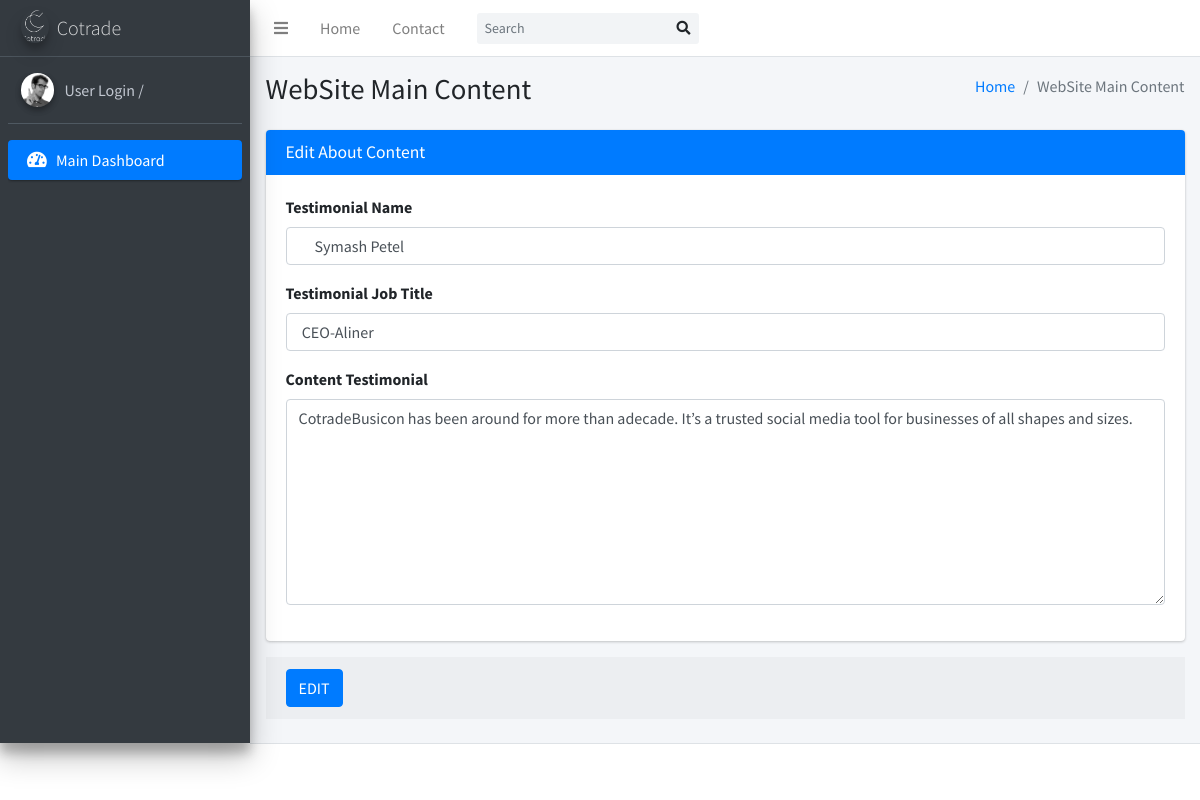
Screenshot of /aktech/admin/pages/forms/editTestimonial.php?id_areaEdit=4 with the database file from the repository.
### tables this page shows
CREATE TABLE `testimonial` (
  `id` int(11) NOT NULL,
  `Testimonialname` varchar(50) NOT NULL,
  `Testimoniatestpostion` varchar(50) NOT NULL,
  `Testimonialcontent` varchar(500) NOT NULL
);

### aktech/admin/pages/forms/editTestimonial.php (the view, shortened to what this page needs)
<?php
  include("../../conn.php");
?>
<!DOCTYPE html>
<html>
<head>
  <link rel="stylesheet" href="../../plugins/fontawesome-free/css/all.min.css">
  <link rel="stylesheet" href="https://code.ionicframework.com/ionicons/2.0.1/css/ionicons.min.css">
  <link rel="stylesheet" href="../../dist/css/adminlte.min.css">
</head>
<body class="hold-transition sidebar-mini">
<div class="wrapper">
  <nav class="main-header navbar navbar-expand navbar-white navbar-light">
    <ul class="navbar-nav">
      <li class="nav-item">
        <a class="nav-link" data-widget="pushmenu" href="#"><i class="fas fa-bars"></i></a>
      </li>
      <li class="nav-item d-none d-sm-inline-block">
        <a href="../../index3.html" class="nav-link">Home</a>
      </li>
      <li class="nav-item d-none d-sm-inline-block">
        <a href="#" class="nav-link">Contact</a>
      </li>
    </ul>
    <form class="form-inline ml-3">
      <div class="input-group input-group-sm">
        <input class="form-control form-control-navbar" type="search" placeholder="Search" aria-label="Search">
        <div class="input-group-append">
          <button class="btn btn-navbar" type="submit">
            <i class="fas fa-search"></i>
          </button>
        </div>
      </div>
    </form>
  </nav>
<aside class="main-sidebar sidebar-dark-primary elevation-4">
    <a href="index3.html" class="brand-link">
      <img src="../../dist/img/AdminLTELogo.png" alt="AdminLTE Logo" class="brand-image img-circle elevation-3"
           style="opacity: .8">
      <span class="brand-text font-weight-light">Cotrade</span>
    </a>
    <div class="sidebar">
      <div class="user-panel mt-3 pb-3 mb-3 d-flex">
        <div class="image">
          <img src="../../dist/img/user2-160x160.jpg" class="img-circle elevation-2" alt="User Image">
        </div>
        <div class="info">
          <a href="#" class="d-block">User Login / <?php echo $_SESSION["user_login"];?></a>
        </div>
      </div>
      <nav class="mt-2">
        <ul class="nav nav-pills nav-sidebar flex-column" data-widget="treeview" role="menu" data-accordion="false">
          <li class="nav-item has-treeview ">
            <a href="../../all.php" class="nav-link active">
              <i class="nav-icon fas fa-tachometer-alt"></i>
              <p>
              Main Dashboard
              </p>
            </a>
            </li>
        </ul>
      </nav>
    </div>
  </aside>
  <div class="content-wrapper">
    <section class="content-header">
      <div class="container-fluid">
        <div class="row mb-2">
          <div class="col-sm-6">
            <h1>WebSite Main Content</h1>
          </div>
          <div class="col-sm-6">
            <ol class="breadcrumb float-sm-right">
              <li class="breadcrumb-item"><a href="#">Home</a></li>
              <li class="breadcrumb-item active">WebSite Main Content</li>
            </ol>
          </div>
        </div>
      </div>
    </section>
    <section class="content">
      <div class="container-fluid">
        <div class="row">
          <div class="col-md-12">
            <div class="card card-primary">
              <div class="card-header">
                <h3 class="card-title">Edit About Content</h3>
              </div>
              <form role="form" method="post" enctype="multipart/form-data" >
                <div class="card-body">
                <div class="form-group">
                  <div class="form-group">
                  <?php
                  $U_info = $_GET['id_areaEdit'];
                  $sql_area = "SELECT * FROM testimonial WHERE id ='$U_info'";
                  $resultarea = mysqli_query($conn, $sql_area);
                  $rowarea = mysqli_fetch_assoc($resultarea);
                  ?>
                  <div class="form-group">
                  <label for="exampleInputEmail1">Testimonial Name</label>
                    <input type="text" class="form-control" name="testname" id="testname" placeholder="Title" value=" <?php echo $rowarea["Testimonialname"];?>">
                  </div>
                  <div class="form-group">
                  <label for="exampleInputEmail1">Testimonial Job Title</label>
                    <input type="text" class="form-control" name="testpostion" id="testpostion" placeholder="Title" value=" <?php echo $rowarea["Testimoniatestpostion"];?>">
                  </div>
                  <div class="form-group">
                  <label for="exampleInputEmail1">Content Testimonial </label>
                <textarea  name="testcontent" id="testcontent" class="form-control" rows="8"
                placeholder="" value=""><?php echo $rowarea["Testimonialcontent"];?></textarea>
                </div>
                </div>
              </div>
                </div>
                </div>
                <div class="card-footer">
              <input type="submit"  name="editTestimonial" id="editTestimonial" value="EDIT" class="btn btn-primary">
              </div>
            </div>
          </div>
        </div>
      </div>
  </div>
  <footer class="main-footer">
  </footer>
</body>
</html>

### rows the page displays
testimonial: testname "Symash Petel", testpostion "CEO-Aliner", testcontent "CotradeBusicon has been around for more than adecade. It’s a trusted social media tool for businesses of all shapes and sizes."
